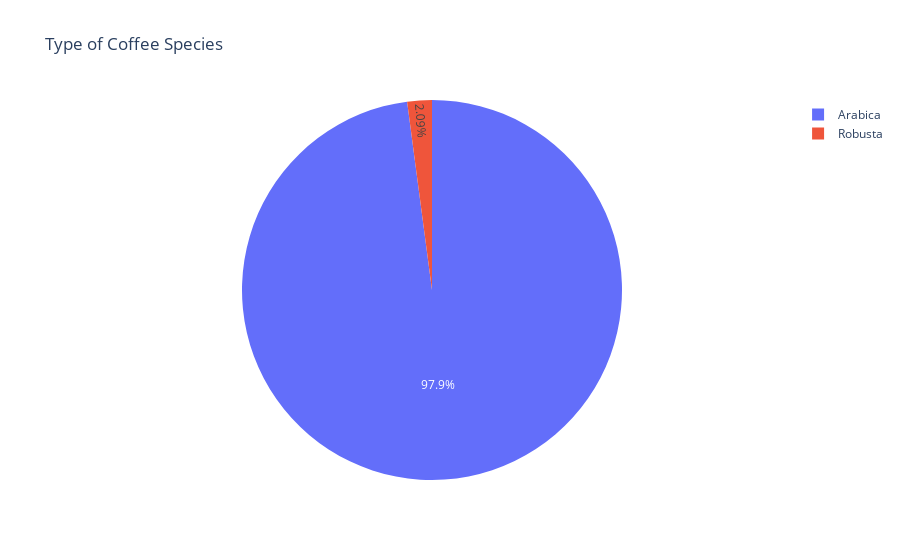

The cell this chart's notebook holds for it:
### Code cell
# distribution of species using pie chart


species_pie = px.pie(values=df_coffee['Species'].value_counts().values,  # Counts of each species
                     names=df_coffee['Species'].value_counts().index,    # Species names
                     title="Type of Coffee Species")


species_pie.show()

### Figure 1 — Plotly figure (JSON) as saved in the notebook; plotly's stock layout.template omitted (floating-point values rounded to 4 significant figures)
{"data": [{"domain": {"x": [0, 1], "y": [0, 1]}, "hovertemplate": "label=%{label}<br>value=%{value}<extra></extra>", "labels": ["Arabica", "Robusta"], "legendgroup": "", "name": "", "showlegend": true, "type": "pie", "values": [1311, 28]}], "layout": {"autosize": true, "legend": {"tracegroupgap": 0}, "title": {"text": "Type of Coffee Species"}}}
